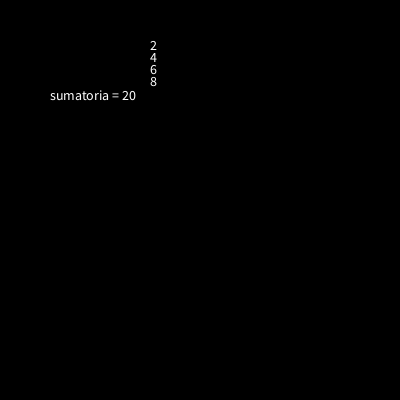
Frame 1 (no input)
Frame 60 (the mouse pressed at the canvas centre just before this capture): identical to frame 1, image omitted
Frame 120 (the mouse held since frame 60 and released just before this capture): identical to frame 1, image omitted

The Processing sketch that drew this single still picture (run headless with seeded random() and noise(); from frame 60 on, the mouse is pressed at the canvas centre):

// Processing sketch: processing_119096
// ── processing_119096.pde

int suma(int [] t) {
    int s = 0;
    for ( int i=0; i<t.length; i++ ) {
        s += t[i];
    }
    return s;
};
  
 
//println("resultado ="+total);
 
void setup() {  //setup function called initially, only once
    int[] datos = {2,4,6,8};
    int total = suma(datos);
    int y=0; 
    size(400,400);
    smooth();
    background(0,0,0);
    fill(255);
    textSize(24);
    for(int x=0;x<=3;x++){ 
        fill(255);
        textSize(14);
        text(""+datos[x],150,y+50);
       y=y+12;
        delay(2000);
        }
    text("sumatoria = "+total,50,100);
}
 
void draw() {  //draw function loops
}
